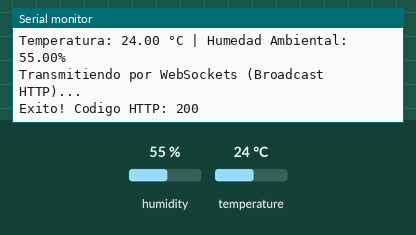
Simulated run of this program. Board: ESP32. Parts: the last lines printed to the serial monitor. The test bench sets the inputs (shaded band); at power-on: humidity 55 %, temperature 24 °C. WiFi joins after 1.5 s; servers stay silent unless stated; uploads are accepted with an empty reply; the local clock reads 2024-03-15 10:24:30 at power-on unless the program sets it.

Above: at 2.7 s.
2.8 s: humidity set to 22 %
At 3.89 s:
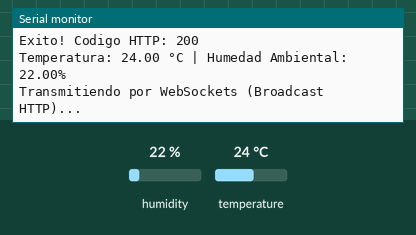
5.7 s: temperature set to 12 °C
At 6.5 s:
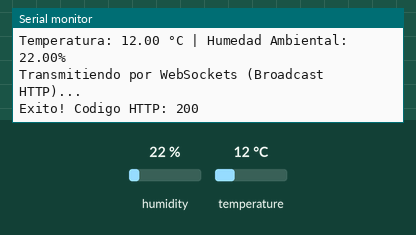
8.6 s: humidity set to 40 %
At 11.7 s:
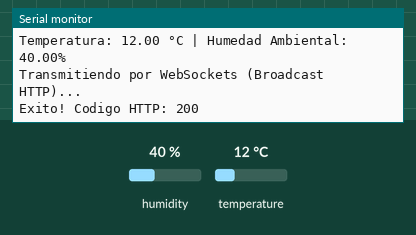
Timing chart, 0 to 13.2 s (numbered marks = the images above; inputs shaded):
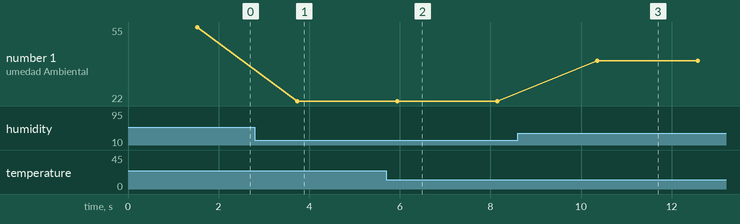

The program:

main.cpp
```cpp
#include <ArduinoJson.h> // Recuerda instalar esta librería en Arduino IDE
#include <HTTPClient.h>
#include <WiFi.h>
#include <WiFiClientSecure.h> // <-- Añadido para conexión HTTPS segura
#include <DHT.h>              // <-- Añadido para el sensor AM2302 (DHT22)
#include <time.h>

#include "root_ca.h" // Certificados raíz para validar el HTTPS de Supabase
#include "secrets.h" // Credenciales (no se sube a git; ver secrets.example.h)

// --- 1. CONFIGURACIÓN WIFI ---
const char *ssid = WIFI_SSID;
const char *password = WIFI_PASSWORD;

// --- 2. CONFIGURACIÓN SUPABASE ---
const char *supabase_url = SUPABASE_URL;
const char *supabase_key = SUPABASE_KEY;

// El UUID único del dispositivo generado dinámicamente a partir de su dirección
// MAC
String device_uuid = "";

// Función para generar un UUID determinista y válido basado en la dirección MAC
// del ESP32
String generateDeviceUUID() {
  uint8_t mac[6];
  WiFi.macAddress(mac);
  char uuidStr[37];
  // Formato compatible con UUID v4: xxxxxxxx-xxxx-4xxx-yxxx-xxxxxxxxxxxx
  // Namespace único para GreenBox + los 6 bytes de la MAC única
  snprintf(uuidStr, sizeof(uuidStr),
           "94ee4b0d-71d8-4a6c-8e01-%02x%02x%02x%02x%02x%02x", mac[0], mac[1],
           mac[2], mac[3], mac[4], mac[5]);
  return String(uuidStr);
}

// --- 3. CONFIGURACIÓN SENSOR DE HUMEDAD Y TEMPERATURA ---
#define DHTPIN 4      // Recomendado usar un pin digital normal (ej. 4). El 34 es solo lectura y no tiene pull-up.
#define DHTTYPE DHT22 // El AJ-AM2302 es equivalente al DHT22

DHT dht(DHTPIN, DHTTYPE);

// Cliente seguro global
WiFiClientSecure client;
// HTTPClient global para reutilizar la conexión TLS entre envíos (evita un
// handshake HTTPS completo en cada POST)
HTTPClient http;

void setup() {
  Serial.begin(115200);

  // Conectar a WiFi
  WiFi.begin(ssid, password);
  Serial.print("Conectando a WiFi");
  while (WiFi.status() != WL_CONNECTED) {
    delay(500);
    Serial.print(".");
  }
  Serial.println("\nWiFi Conectado con exito!");
  Serial.print("IP: ");
  Serial.println(WiFi.localIP());

  // Generar y mostrar el UUID único basado en la MAC
  device_uuid = generateDeviceUUID();
  Serial.println("\n=============================================");
  Serial.println("  🌱 GREENBOX HARDWARE INITIALIZATION 🌱  ");
  Serial.print("  UUID del dispositivo (Copia y pega en la App):\n  ");
  Serial.println(device_uuid);
  Serial.println("=============================================\n");

  // Sincronizar la hora por NTP: necesaria para comprobar la vigencia del
  // certificado TLS
  configTime(0, 0, "pool.ntp.org", "time.google.com");
  Serial.print("Sincronizando hora");
  time_t now = time(nullptr);
  for (int i = 0; i < 20 && now < 1700000000; i++) {
    delay(500);
    Serial.print(".");
    now = time(nullptr);
  }
  Serial.println(now >= 1700000000 ? " OK" : " (sin NTP, se continúa)");

  // Validar el certificado del servidor contra las CA raíz de Supabase
  client.setCACert(SUPABASE_ROOT_CA);
  http.setReuse(true); // Keep-alive: mantener abierta la conexión con Supabase

  // Iniciar sensor AM2302
  dht.begin();
}

void sendToSupabase(float humidity, float temperature) {
  if (WiFi.status() == WL_CONNECTED) {
    // Utilizamos el endpoint de Broadcast HTTP de Supabase Realtime (No guarda
    // en Base de Datos)
    String endpoint = String(supabase_url) + "/realtime/v1/api/broadcast";

    // Usamos el cliente seguro que configuramos en el setup
    http.begin(client, endpoint);

    // Headers obligatorios de Supabase
    http.addHeader("apikey", supabase_key);
    http.addHeader("Authorization", "Bearer " + String(supabase_key));
    http.addHeader("Content-Type", "application/json");

    // Construir el cuerpo de la petición (JSON) para Supabase Realtime
    // Formato:
    // {"messages":[{"topic":"device:UUID","event":"telemetry","payload":{"humidity":X, "temperature": Y}}]}
    StaticJsonDocument<300> doc;
    JsonArray messages = doc.createNestedArray("messages");
    JsonObject message = messages.createNestedObject();

    message["topic"] = "device:" + device_uuid;
    message["event"] = "telemetry";

    JsonObject payload = message.createNestedObject("payload");
    payload["humidity"] = humidity;
    payload["temperature"] = temperature;

    String requestBody;
    serializeJson(doc, requestBody);

    // Enviar los datos
    Serial.println("Transmitiendo por WebSockets (Broadcast HTTP)...");
    int httpResponseCode = http.POST(requestBody);

    // Revisar la respuesta
    if (httpResponseCode > 0) {
      Serial.print("Exito! Codigo HTTP: ");
      Serial.println(httpResponseCode); // 200 significa "Broadcast exitoso"
    } else {
      Serial.print("Error en el envio: ");
      Serial.println(http.errorToString(httpResponseCode).c_str());
    }

    http.end(); // Con setReuse(true) la conexión TLS queda abierta para el próximo envío
  } else {
    Serial.println("Error: WiFi desconectado.");
  }
}

void loop() {
  // 1. Leer el sensor AM2302 (DHT22)
  float humidity = dht.readHumidity();
  float temperature = dht.readTemperature();

  // 2. Validar que la lectura fue exitosa
  if (isnan(humidity) || isnan(temperature)) {
    Serial.println("Error leyendo del sensor AM2302!");
    delay(2000);
    return;
  }

  // 3. Mostrar en pantalla para depuración
  Serial.print("Temperatura: ");
  Serial.print(temperature);
  Serial.print(" °C | Humedad Ambiental: ");
  Serial.print(humidity);
  Serial.println("%");

  // 4. Enviar a Supabase
  sendToSupabase(humidity, temperature);

  // 5. Esperar antes de la siguiente lectura (el AM2302 requiere ~2 segundos entre lecturas)
  delay(2000);
}
```

root_ca.h
```cpp
#pragma once

// Certificados raíz (públicos) para validar el TLS de *.supabase.co.
// Supabase usa Google Trust Services: WE1 -> GTS Root R4 (firma cruzada por
// GlobalSign Root CA). GTS Root R1 se incluye por si rotan de raíz.
// GlobalSign Root CA caduca el 2028-01-28; las GTS el 2036-06-22.
static const char *SUPABASE_ROOT_CA =
  "-----BEGIN CERTIFICATE-----\n"
  "MIIDdTCCAl2gAwIBAgILBAAAAAABFUtaw5QwDQYJKoZIhvcNAQEFBQAwVzELMAkG\n"
  "A1UEBhMCQkUxGTAXBgNVBAoTEEdsb2JhbFNpZ24gbnYtc2ExEDAOBgNVBAsTB1Jv\n"
  "b3QgQ0ExGzAZBgNVBAMTEkdsb2JhbFNpZ24gUm9vdCBDQTAeFw05ODA5MDExMjAw\n"
  "MDBaFw0yODAxMjgxMjAwMDBaMFcxCzAJBgNVBAYTAkJFMRkwFwYDVQQKExBHbG9i\n"
  "YWxTaWduIG52LXNhMRAwDgYDVQQLEwdSb290IENBMRswGQYDVQQDExJHbG9iYWxT\n"
  "aWduIFJvb3QgQ0EwggEiMA0GCSqGSIb3DQEBAQUAA4IBDwAwggEKAoIBAQDaDuaZ\n"
  "jc6j40+Kfvvxi4Mla+pIH/EqsLmVEQS98GPR4mdmzxzdzxtIK+6NiY6arymAZavp\n"
  "xy0Sy6scTHAHoT0KMM0VjU/43dSMUBUc71DuxC73/OlS8pF94G3VNTCOXkNz8kHp\n"
  "1Wrjsok6Vjk4bwY8iGlbKk3Fp1S4bInMm/k8yuX9ifUSPJJ4ltbcdG6TRGHRjcdG\n"
  "snUOhugZitVtbNV4FpWi6cgKOOvyJBNPc1STE4U6G7weNLWLBYy5d4ux2x8gkasJ\n"
  "U26Qzns3dLlwR5EiUWMWea6xrkEmCMgZK9FGqkjWZCrXgzT/LCrBbBlDSgeF59N8\n"
  "9iFo7+ryUp9/k5DPAgMBAAGjQjBAMA4GA1UdDwEB/wQEAwIBBjAPBgNVHRMBAf8E\n"
  "BTADAQH/MB0GA1UdDgQWBBRge2YaRQ2XyolQL30EzTSo//z9SzANBgkqhkiG9w0B\n"
  "AQUFAAOCAQEA1nPnfE920I2/7LqivjTFKDK1fPxsnCwrvQmeU79rXqoRSLblCKOz\n"
  "yj1hTdNGCbM+w6DjY1Ub8rrvrTnhQ7k4o+YviiY776BQVvnGCv04zcQLcFGUl5gE\n"
  "38NflNUVyRRBnMRddWQVDf9VMOyGj/8N7yy5Y0b2qvzfvGn9LhJIZJrglfCm7ymP\n"
  "AbEVtQwdpf5pLGkkeB6zpxxxYu7KyJesF12KwvhHhm4qxFYxldBniYUr+WymXUad\n"
  "DKqC5JlR3XC321Y9YeRq4VzW9v493kHMB65jUr9TU/Qr6cf9tveCX4XSQRjbgbME\n"
  "HMUfpIBvFSDJ3gyICh3WZlXi/EjJKSZp4A==\n"
  "-----END CERTIFICATE-----\n"
  "-----BEGIN CERTIFICATE-----\n"
  "MIIFVzCCAz+gAwIBAgINAgPlk28xsBNJiGuiFzANBgkqhkiG9w0BAQwFADBHMQsw\n"
  "CQYDVQQGEwJVUzEiMCAGA1UEChMZR29vZ2xlIFRydXN0IFNlcnZpY2VzIExMQzEU\n"
  "MBIGA1UEAxMLR1RTIFJvb3QgUjEwHhcNMTYwNjIyMDAwMDAwWhcNMzYwNjIyMDAw\n"
  "MDAwWjBHMQswCQYDVQQGEwJVUzEiMCAGA1UEChMZR29vZ2xlIFRydXN0IFNlcnZp\n"
  "Y2VzIExMQzEUMBIGA1UEAxMLR1RTIFJvb3QgUjEwggIiMA0GCSqGSIb3DQEBAQUA\n"
  "A4ICDwAwggIKAoICAQC2EQKLHuOhd5s73L+UPreVp0A8of2C+X0yBoJx9vaMf/vo\n"
  "27xqLpeXo4xL+Sv2sfnOhB2x+cWX3u+58qPpvBKJXqeqUqv4IyfLpLGcY9vXmX7w\n"
  "Cl7raKb0xlpHDU0QM+NOsROjyBhsS+z8CZDfnWQpJSMHobTSPS5g4M/SCYe7zUjw\n"
  "TcLCeoiKu7rPWRnWr4+wB7CeMfGCwcDfLqZtbBkOtdh+JhpFAz2weaSUKK0Pfybl\n"
  "qAj+lug8aJRT7oM6iCsVlgmy4HqMLnXWnOunVmSPlk9orj2XwoSPwLxAwAtcvfaH\n"
  "szVsrBhQf4TgTM2S0yDpM7xSma8ytSmzJSq0SPly4cpk9+aCEI3oncKKiPo4Zor8\n"
  "Y/kB+Xj9e1x3+naH+uzfsQ55lVe0vSbv1gHR6xYKu44LtcXFilWr06zqkUspzBmk\n"
  "MiVOKvFlRNACzqrOSbTqn3yDsEB750Orp2yjj32JgfpMpf/VjsPOS+C12LOORc92\n"
  "wO1AK/1TD7Cn1TsNsYqiA94xrcx36m97PtbfkSIS5r762DL8EGMUUXLeXdYWk70p\n"
  "aDPvOmbsB4om3xPXV2V4J95eSRQAogB/mqghtqmxlbCluQ0WEdrHbEg8QOB+DVrN\n"
  "VjzRlwW5y0vtOUucxD/SVRNuJLDWcfr0wbrM7Rv1/oFB2ACYPTrIrnqYNxgFlQID\n"
  "AQABo0IwQDAOBgNVHQ8BAf8EBAMCAYYwDwYDVR0TAQH/BAUwAwEB/zAdBgNVHQ4E\n"
  "FgQU5K8rJnEaK0gnhS9SZizv8IkTcT4wDQYJKoZIhvcNAQEMBQADggIBAJ+qQibb\n"
  "C5u+/x6Wki4+omVKapi6Ist9wTrYggoGxval3sBOh2Z5ofmmWJyq+bXmYOfg6LEe\n"
  "QkEzCzc9zolwFcq1JKjPa7XSQCGYzyI0zzvFIoTgxQ6KfF2I5DUkzps+GlQebtuy\n"
  "h6f88/qBVRRiClmpIgUxPoLW7ttXNLwzldMXG+gnoot7TiYaelpkttGsN/H9oPM4\n"
  "7HLwEXWdyzRSjeZ2axfG34arJ45JK3VmgRAhpuo+9K4l/3wV3s6MJT/KYnAK9y8J\n"
  "ZgfIPxz88NtFMN9iiMG1D53Dn0reWVlHxYciNuaCp+0KueIHoI17eko8cdLiA6Ef\n"
  "MgfdG+RCzgwARWGAtQsgWSl4vflVy2PFPEz0tv/bal8xa5meLMFrUKTX5hgUvYU/\n"
  "Z6tGn6D/Qqc6f1zLXbBwHSs09dR2CQzreExZBfMzQsNhFRAbd03OIozUhfJFfbdT\n"
  "6u9AWpQKXCBfTkBdYiJ23//OYb2MI3jSNwLgjt7RETeJ9r/tSQdirpLsQBqvFAnZ\n"
  "0E6yove+7u7Y/9waLd64NnHi/Hm3lCXRSHNboTXns5lndcEZOitHTtNCjv0xyBZm\n"
  "2tIMPNuzjsmhDYAPexZ3FL//2wmUspO8IFgV6dtxQ/PeEMMA3KgqlbbC1j+Qa3bb\n"
  "bP6MvPJwNQzcmRk13NfIRmPVNnGuV/u3gm3c\n"
  "-----END CERTIFICATE-----\n"
  "-----BEGIN CERTIFICATE-----\n"
  "MIICCTCCAY6gAwIBAgINAgPlwGjvYxqccpBQUjAKBggqhkjOPQQDAzBHMQswCQYD\n"
  "VQQGEwJVUzEiMCAGA1UEChMZR29vZ2xlIFRydXN0IFNlcnZpY2VzIExMQzEUMBIG\n"
  "A1UEAxMLR1RTIFJvb3QgUjQwHhcNMTYwNjIyMDAwMDAwWhcNMzYwNjIyMDAwMDAw\n"
  "WjBHMQswCQYDVQQGEwJVUzEiMCAGA1UEChMZR29vZ2xlIFRydXN0IFNlcnZpY2Vz\n"
  "IExMQzEUMBIGA1UEAxMLR1RTIFJvb3QgUjQwdjAQBgcqhkjOPQIBBgUrgQQAIgNi\n"
  "AATzdHOnaItgrkO4NcWBMHtLSZ37wWHO5t5GvWvVYRg1rkDdc/eJkTBa6zzuhXyi\n"
  "QHY7qca4R9gq55KRanPpsXI5nymfopjTX15YhmUPoYRlBtHci8nHc8iMai/lxKvR\n"
  "HYqjQjBAMA4GA1UdDwEB/wQEAwIBhjAPBgNVHRMBAf8EBTADAQH/MB0GA1UdDgQW\n"
  "BBSATNbrdP9JNqPV2Py1PsVq8JQdjDAKBggqhkjOPQQDAwNpADBmAjEA6ED/g94D\n"
  "9J+uHXqnLrmvT/aDHQ4thQEd0dlq7A/Cr8deVl5c1RxYIigL9zC2L7F8AjEA8GE8\n"
  "p/SgguMh1YQdc4acLa/KNJvxn7kjNuK8YAOdgLOaVsjh4rsUecrNIdSUtUlD\n"
  "-----END CERTIFICATE-----\n"
  ;
```

secrets.example.h
```cpp
#pragma once

// Plantilla de credenciales. Copia este archivo como "secrets.h" (en esta misma
// carpeta) y rellena tus valores. secrets.h está en .gitignore y nunca se sube.

#define WIFI_SSID "tu_red_wifi"
#define WIFI_PASSWORD "tu_contraseña_wifi"

#define SUPABASE_URL "https://TU_PROYECTO.supabase.co"
#define SUPABASE_KEY "sb_publishable_..."
```

Measured:
- after the input at 2.8 s, the serial monitor: prints a new line after 0.94 s (image 1)
- after the input at 5.7 s, the serial monitor: prints a new line after 0.25 s (image 2)
- after the input at 8.6 s, the serial monitor: prints a new line after 1.8 s (image 3)
- plotted number 1: 55 → 22 after the input at 2.8 s, 22 → 40 after the input at 8.6 s
